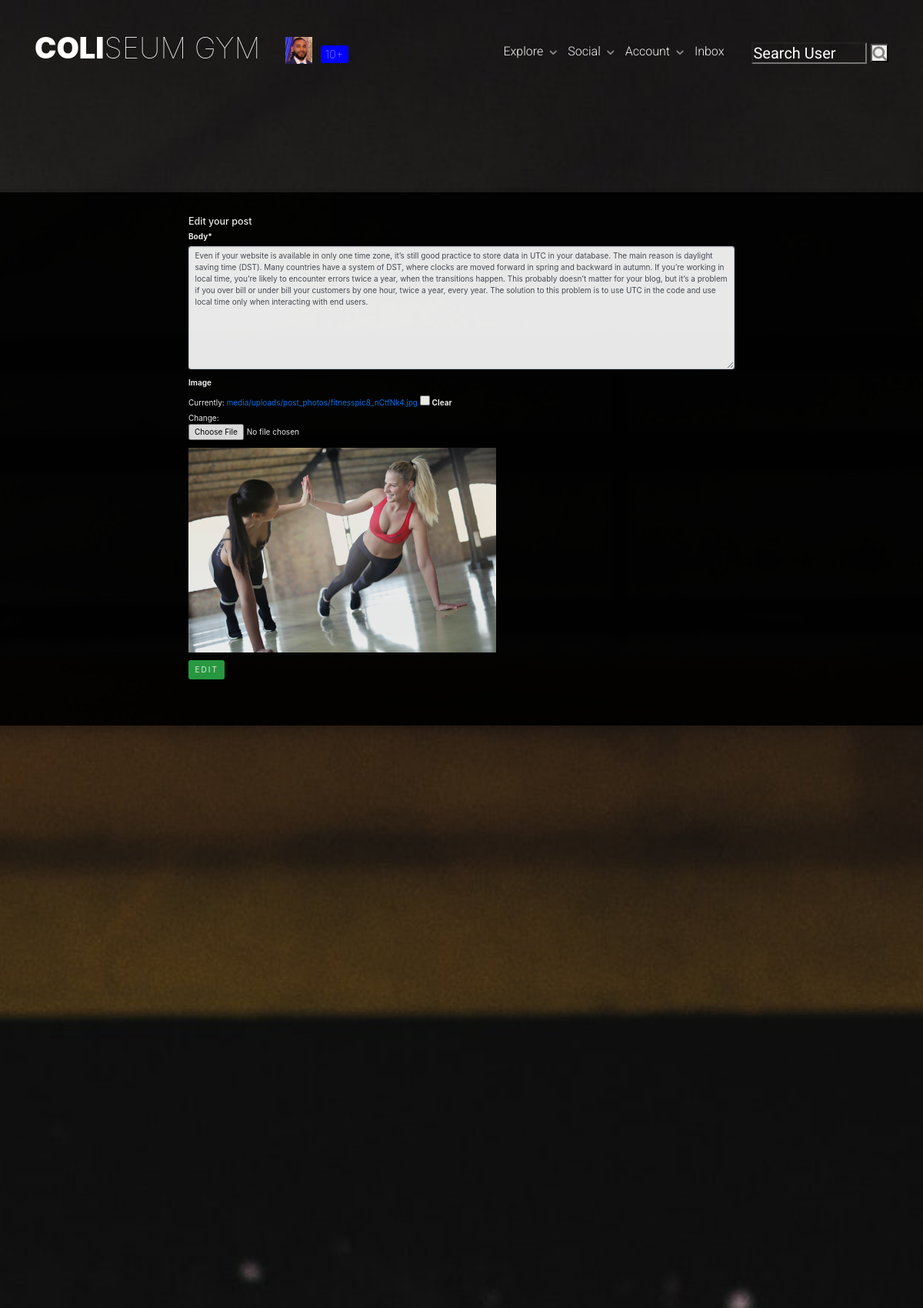
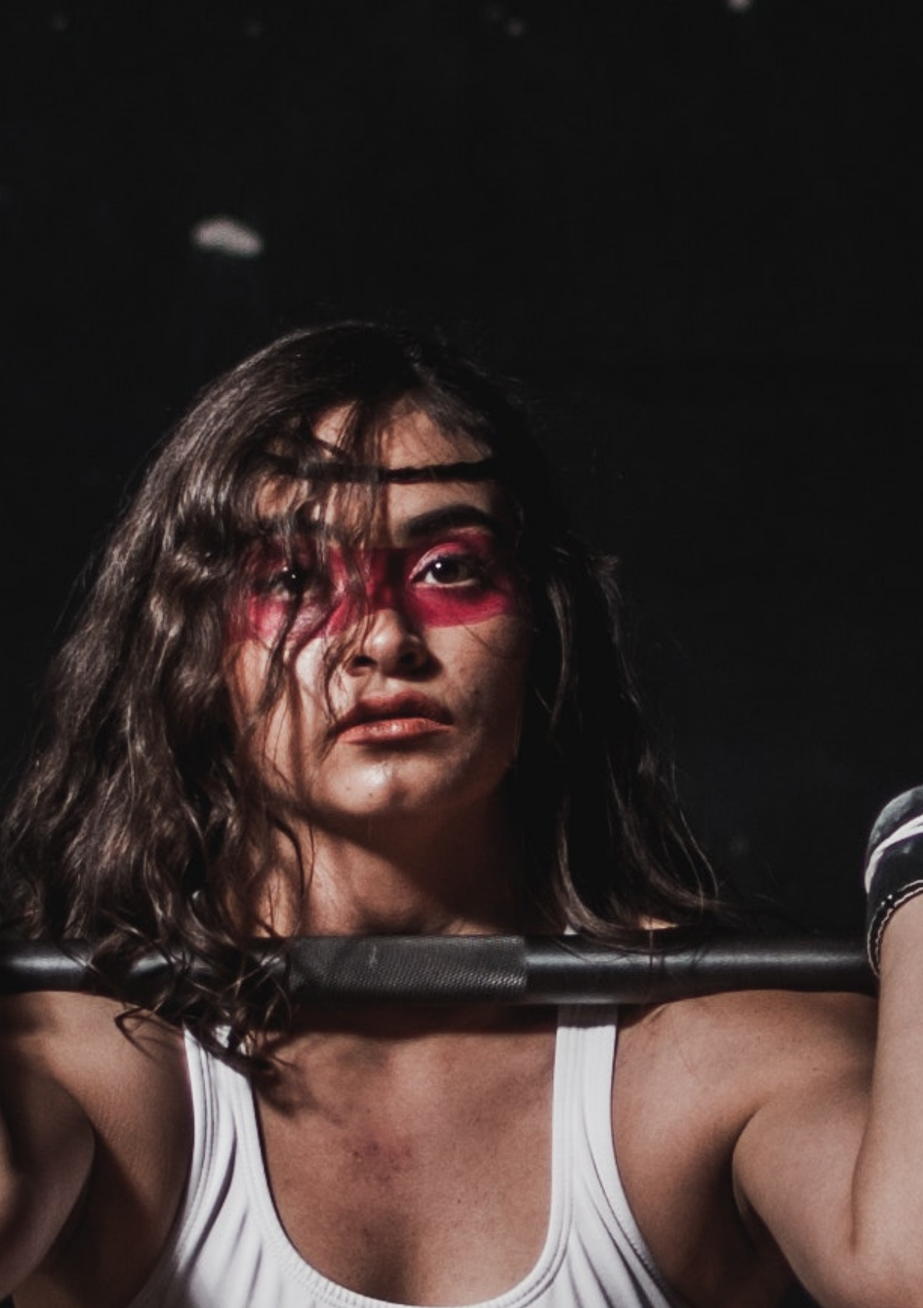
The app's page /social/post/edit/34/ (signed in, upper part) with its own data (2 pictures, top to bottom).
### members/models.py (models this page shows, shortened)
class User(AbstractBaseUser, PermissionsMixin):
    email = models.EmailField(verbose_name="email", max_length=60, unique=True)
    username = models.CharField(max_length=45, unique=True)
    first_name = models.CharField(max_length=60, blank=True)
    last_name = models.CharField(max_length=60, blank=True)
    state = models.ForeignKey(State, on_delete=models.SET_NULL, null=True)
    city = models.ForeignKey(City, on_delete=models.SET_NULL, null=True)
    password = models.CharField(max_length=100)
    date_joined = models.DateTimeField(verbose_name="date_joined", default=timezone.now)
    last_login = models.DateTimeField(verbose_name="last_login", default=timezone.now)
    is_staff = models.BooleanField(default=False)
    is_active = models.BooleanField(default=True)
    is_admin = models.BooleanField(default=False)
    is_superuser = models.BooleanField(default=False)
    objects = MyAccountManager()
    USERNAME_FIELD = "username"
    REQUIRED_FIELDS = ["email"]

class UserProfile(models.Model):
    user = models.OneToOneField(
        User,
        primary_key=True,
        verbose_name="user",
        related_name="profile",
        on_delete=models.CASCADE,
    )
    first_name = models.CharField(max_length=30, blank=True, null=True)
    last_name = models.CharField(max_length=30, blank=True, null=True)
    bio = models.TextField(max_length=500, blank=True, null=True)
    birth_date = models.DateField(null=True, blank=True)
    location = models.CharField(max_length=100, blank=True, null=True)
    picture = models.ImageField(
        upload_to="images/profile_pictures",
        default="static/images/default_pic.jpg",
        blank=False,
    )
    followers = models.ManyToManyField(User, blank=True, related_name="followers")
    followings = models.ManyToManyField(User, blank=True, related_name="followings")
    website_url = models.CharField(max_length=255, null=True, blank=True)
    facebook_url = models.CharField(max_length=255, null=True, blank=True)
    twitter_url = models.CharField(max_length=255, null=True, blank=True)
    instagram_url = models.CharField(max_length=255, null=True, blank=True)

### social/models.py (models this page shows, shortened)
class Post(models.Model):
    body = models.TextField()
    image = models.ImageField(
        upload_to="media/uploads/post_photos", blank=True, null=True
    )
    video = models.FileField(
        upload_to="media/uploads/post_videos",
        validators=[file_size],
        blank=True,
        null=True,
    )
    created_on = models.DateTimeField(default=timezone.now)
    author = models.ForeignKey(User, on_delete=models.CASCADE)
    shared_user = models.ForeignKey(
        User, on_delete=models.CASCADE, null=True, blank=True, related_name="+"
    )
    shared_body = models.TextField(blank=True, null=True)
    shared_on = models.DateTimeField(blank=True, null=True)
    likes = models.ManyToManyField(User, blank=True, related_name="likess")
    dislikes = models.ManyToManyField(User, blank=True, related_name="dislikess")
    tags = models.ManyToManyField("Tag", blank=True)
    class Meta:
        ordering = ["-created_on"]

### social/views.py (the view, shortened to what this page needs)
# urls.py: path("post/edit/<int:pk>/", PostEditView.as_view(), name="post-edit"),
class PostEditView(LoginRequiredMixin, UserPassesTestMixin, UpdateView):
    model = Post
    fields = ["body", "image"]
    template_name = "social/post_edit.html"
    def test_func(self):
        post = self.get_object()
        if self.request.user == post.author:
            return self.request.user == post.author
        elif self.request.user == post.shared_user:
            return self.request.user == post.shared_user

### social/templatetags/custom_tags.py (called while the page is built)
@register.inclusion_tag("social/show_notifications.html", takes_context=True)
def show_notifications(context):
    request_user = context["request"].user
    notifications = (
        Notification.objects.filter(to_user=request_user)
        .exclude(user_has_seen=True)
        .order_by("-date")
    )
    return {"notifications": notifications}

### social/templates/social/post_edit.html (shortened to what this page needs)
{% extends 'basetwo.html' %}
{% load crispy_forms_tags %}
{% block content %}
<div class="fh5co-parallax largerbanner" style="background-image: url(/static/images/fitnesspic2.jpg);">
    <section class="content-item" id="comments">
        <div class="container">
        <div class="col-sm-8 col-md-offset-2">
            <h5>Edit your post</h5>
            <form method="POST" enctype="multipart/form-data">
                {{ form | crispy }}
                <div class="position-relative">
                    {% if post.image %}
                      <img src="{{ post.image.url }}" class="post-image" />
                    {% endif %}
                </div>
                <div class="d-grid gap-2">
                    <button class="btn btn-success mt-3">Edit</button>
                </div>
            </form>
        </div>
        </div>
    </section>
</div>
{% endblock content %}

### fitness/templates/navbar.html (shortened to what this page needs)
{% load static %}
{% load custom_tags %}
<div id="fh5co-header" class="">
    <header id="fh5co-header-section">
        <div class="container ">
            <div class="nav-header">
                <h1 id="fh5co-logo">
                    <a href="{% url 'home' %}">Coli<span>seum Gym</span></a>
                    {% if user.is_authenticated %}
                        <a href="{% url 'show_profile_page' request.user.profile.pk %}"><img class="profile-image" height="35" width="35" src="{{ request.user.profile.picture.url }}"></a>
                        <a href="{% url 'notifications' %}" style="background-color: blue !important;" class="badge badge-primary">{% show_notifications %}</a>
                    {% endif %}
                </h1>
                <nav id="fh5co-menu-wrap" role="navigation">
                    <ul class="sf-menu" id="fh5co-primary-menu">
                        {% if user.is_authenticated %}
                            <li>
                                <a href="#" class="fh5co-sub-ddown">Explore</a>
                            </li>
                            <li>
                                <a href="#">Social</a>
                            </li>
                            <li>
                                <a href="#" class="fh5co-sub-ddown">Account</a>
                            </li>
                            <li><a href="{% url 'inbox' %}" class="notification inbox">
                                <span class="notification-text">Inbox</span>
                            </a></li>
                            <li class="search-container">
                                <form method="GET" action="{% url 'profile-search' %}">
                                    <input type="text" class="search-form" placeholder="Search User" aria-label="Username" aria-describedby="basic-addon1" name="query" value="{{ request.GET.query }}">
                                    <button type="submit"><i class="fa fa-search"></i></button>
                                </form>
                            </li>
                        {% endif %}
                    </ul>
                </nav>
            </div>
        </div>
    </header>
</div>

### static/css/superfish.css (style rules this page uses)
.sf-menu, .sf-menu * { margin: 0; padding: 0; list-style: none; }
.sf-menu li { position: relative; }
.sf-menu > li { float: left; }
.sf-menu a { display: block; position: relative; }
.sf-menu { float: left; margin-bottom: 1em; }
.sf-menu a { border-left: 1px solid #fff; border-top: 1px solid #dFeEFF; border-top: 1px solid rgba(255,255,255,.5); padding: .75em 1em; text-decoration: none; zoom: 1; }
.sf-menu a { color: #13a; }
.sf-menu li { background: #BDD2FF; white-space: nowrap; *white-space: normal; -webkit-transition: background .2s; transition: background .2s; }
.sf-arrows .sf-with-ul { padding-right: 2.5em; *padding-right: 1em; }
.sf-arrows .sf-with-ul:after { content: ''; position: absolute; top: 50%; right: 1em; margin-top: -3px; height: 0; width: 0; border: 5px solid transparent; border-top-color: #dFeEFF; border-top-color: rgba(255,255,255,.5); }

### static/css/posts.css (style rules this page uses)
.largerbanner { height: 5000px !important; }
.content-item { padding:30px 0; background-color:#FFFFFF; position: relative; top: 5%; color: white !important; }
.fa, .thumbs-btn { background-color: transparent ; }
.post-image { height: auto; max-height: 400px; width: 400px; max-width: 100%; }
.profile-image { max-width: 100px; margin-left: none !important; }
#comments { background-color: black !important; opacity: 0.9; }
#comments { box-shadow: 0 -1px 6px 1px rgba(0,0,0,0.1); background-color: transparent; }
#comments form { margin-bottom:30px; }
#comments .btn { margin-top:7px; }

### records on screen
User: user.profile.picture (picture)
Post: body "Even if your website is available in only one time zone, it’s still good practice to store data in UTC in your database. The main reason is daylight saving time (DST). Many countries have a system of DST, where clocks are moved forward in spring and backward in autumn. If you’re working in local time, you’re likely to encounter errors twice a year, when the transitions happen. This probably doesn’t matter for your blog, but it’s a problem if you over bill or under bill your customers by one hour, twice a year, every year. The solution to this problem is to use UTC in the code and use local time only when interacting with end users.", image (picture)
